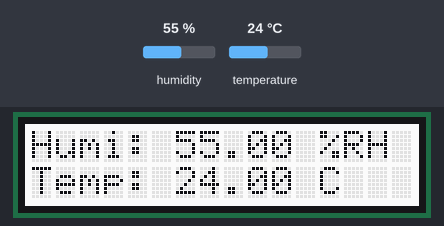
The program below on a simulated Arduino Uno, built with avr-gcc and run on an emulated ATmega328P. On the bench: 16×2 character LCD. Wiring (inferred from the names in the program): AHT10/20 sensor at I2C address 0x38. The inputs (shaded band) are chosen by the test bench; at power-on: humidity 55 %, temperature 24 °C. What the program prints to the serial monitor is not drawn.

Above: at 1.2 s.
1.3 s: humidity set to 22 %
At 2.8 s:
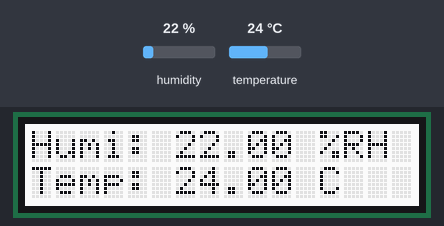
3.1 s: temperature set to 12 °C
At 3.9 s:
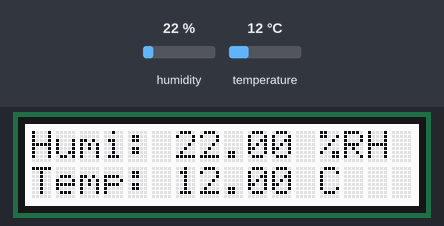
4.7 s: humidity set to 40 %
At 6.1 s:
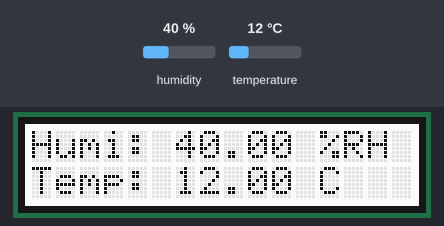
6.4 s: temperature set to 19 °C
At 7.5 s:
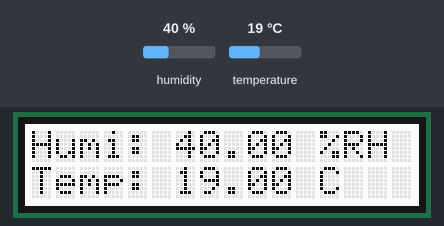
Timing chart, 0 to 9.1 s (numbered marks = the images above; inputs shaded):
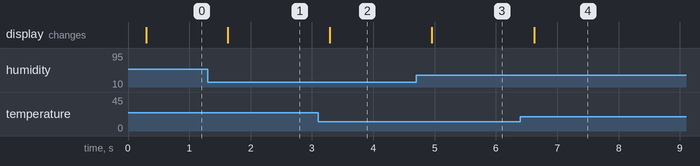

Measured:
- after the input at 1.3 s, the display: changes after 0.33 s (image 1)
- after the input at 3.1 s, the display: changes after 0.19 s (image 2)
- after the input at 4.7 s, the display: changes after 0.26 s (image 3)
- after the input at 6.4 s, the display: changes after 0.22 s (image 4)

The program:

main.cpp
```cpp
#include <Arduino.h>

#include "AHT20.h"
#include "rgb_lcd.h"

rgb_lcd lcd;

AHT20 AHT; // Temperature and humidity sensor

void setup()
{
  // put your setup code here, to run once:

  Serial.begin(115200);
  Serial.println("AHT20 DEMO");
  AHT.begin();

  // set up the LCD's number of columns and rows:
  lcd.begin(16, 2);
}

void loop()
{
  // put your main code here, to run repeatedly:

  float humi, temp;

  int ret = AHT.getSensor(&humi, &temp);

  if (ret) // GET DATA OK
  {
    Serial.print("humidity: ");
    Serial.print(humi * 100);
    Serial.print("%\t temperature: ");
    Serial.println(temp);

    // print to LCD
    // set the cursor to column 0, line 1
    // (note: line 1 is the second row, since counting begins with 0):
    lcd.setCursor(0, 0);
    lcd.print("Humi: ");
    lcd.print(humi * 100);
    lcd.print(" %RH");
    lcd.setCursor(0,1);
    lcd.print("Temp: ");
    lcd.print(temp);
    lcd.print(" C");
  }
  else // GET DATA FAIL
  {
    Serial.println("GET DATA FROM AHT20 FAIL");
  }

  delay(100);
}
```
